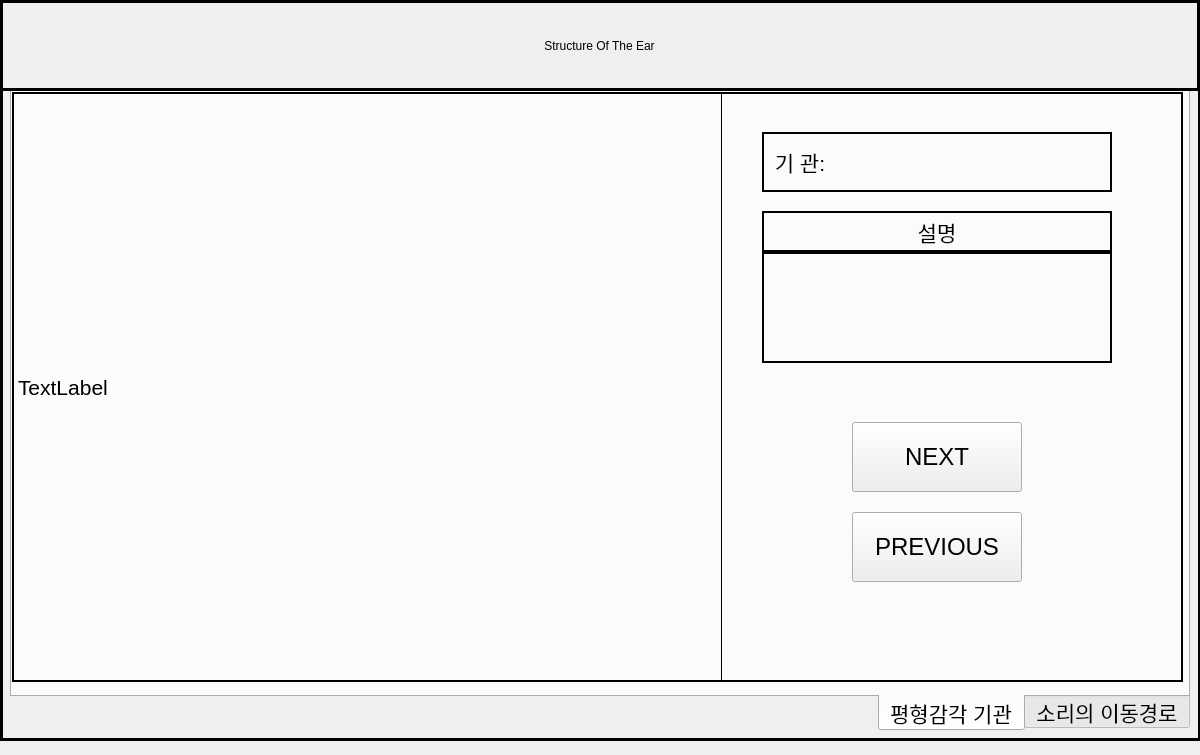
<?xml version="1.0" encoding="UTF-8"?>
<ui version="4.0">
 <class>Dialog</class>
 <widget class="QDialog" name="Dialog">
  <property name="geometry">
   <rect>
    <x>0</x>
    <y>0</y>
    <width>1200</width>
    <height>755</height>
   </rect>
  </property>
  <property name="windowTitle">
   <string>Dialog</string>
  </property>
  <widget class="QFrame" name="MainFrame">
   <property name="geometry">
    <rect>
     <x>0</x>
     <y>0</y>
     <width>1201</width>
     <height>741</height>
    </rect>
   </property>
   <property name="frameShape">
    <enum>QFrame::Box</enum>
   </property>
   <property name="frameShadow">
    <enum>QFrame::Plain</enum>
   </property>
   <property name="lineWidth">
    <number>3</number>
   </property>
   <widget class="QLabel" name="TitleLabel">
    <property name="geometry">
     <rect>
      <x>-1</x>
      <y>0</y>
      <width>1201</width>
      <height>91</height>
     </rect>
    </property>
    <property name="styleSheet">
     <string notr="true">font: 40pt &quot;Ink Free&quot;;
</string>
    </property>
    <property name="frameShape">
     <enum>QFrame::Box</enum>
    </property>
    <property name="lineWidth">
     <number>3</number>
    </property>
    <property name="text">
     <string>Structure Of The Ear</string>
    </property>
    <property name="alignment">
     <set>Qt::AlignCenter</set>
    </property>
   </widget>
   <widget class="QTabWidget" name="tabWidget">
    <property name="geometry">
     <rect>
      <x>10</x>
      <y>90</y>
      <width>1180</width>
      <height>641</height>
     </rect>
    </property>
    <property name="font">
     <font>
      <family>Arial</family>
      <pointsize>16</pointsize>
      <stylestrategy>PreferAntialias</stylestrategy>
     </font>
    </property>
    <property name="toolTip">
     <string>&lt;html&gt;&lt;head/&gt;&lt;body&gt;&lt;p&gt;&lt;span style=&quot; font-size:18pt;&quot;&gt;소리의 이동경로&lt;/span&gt;&lt;/p&gt;&lt;/body&gt;&lt;/html&gt;</string>
    </property>
    <property name="layoutDirection">
     <enum>Qt::RightToLeft</enum>
    </property>
    <property name="tabPosition">
     <enum>QTabWidget::South</enum>
    </property>
    <property name="currentIndex">
     <number>1</number>
    </property>
    <property name="elideMode">
     <enum>Qt::ElideLeft</enum>
    </property>
    <widget class="QWidget" name="tab">
     <attribute name="title">
      <string>소리의 이동경로</string>
     </attribute>
     <widget class="QFrame" name="SubFrame_1">
      <property name="geometry">
       <rect>
        <x>0</x>
        <y>0</y>
        <width>1171</width>
        <height>591</height>
       </rect>
      </property>
      <property name="frameShape">
       <enum>QFrame::Box</enum>
      </property>
      <property name="frameShadow">
       <enum>QFrame::Plain</enum>
      </property>
      <property name="lineWidth">
       <number>2</number>
      </property>
      <widget class="QLabel" name="EarLabel_1">
       <property name="geometry">
        <rect>
         <x>0</x>
         <y>-10</y>
         <width>710</width>
         <height>611</height>
        </rect>
       </property>
       <property name="frameShape">
        <enum>QFrame::Box</enum>
       </property>
       <property name="text">
        <string>TextLabel</string>
       </property>
      </widget>
      <widget class="QLabel" name="OrganLabel_1">
       <property name="geometry">
        <rect>
         <x>750</x>
         <y>40</y>
         <width>350</width>
         <height>60</height>
        </rect>
       </property>
       <property name="styleSheet">
        <string notr="true">font: 22pt &quot;Segoe Print&quot;;</string>
       </property>
       <property name="frameShape">
        <enum>QFrame::Box</enum>
       </property>
       <property name="lineWidth">
        <number>2</number>
       </property>
       <property name="midLineWidth">
        <number>0</number>
       </property>
       <property name="text">
        <string> 기 관:  </string>
       </property>
       <property name="alignment">
        <set>Qt::AlignLeading|Qt::AlignLeft|Qt::AlignVCenter</set>
       </property>
      </widget>
      <widget class="QLabel" name="ExplainLabel_1">
       <property name="geometry">
        <rect>
         <x>750</x>
         <y>160</y>
         <width>350</width>
         <height>111</height>
        </rect>
       </property>
       <property name="font">
        <font>
         <family>Agency FB</family>
         <pointsize>18</pointsize>
        </font>
       </property>
       <property name="frameShape">
        <enum>QFrame::Box</enum>
       </property>
       <property name="lineWidth">
        <number>2</number>
       </property>
       <property name="text">
        <string/>
       </property>
       <property name="alignment">
        <set>Qt::AlignCenter</set>
       </property>
      </widget>
      <widget class="QPushButton" name="NextBtn_1">
       <property name="geometry">
        <rect>
         <x>840</x>
         <y>330</y>
         <width>170</width>
         <height>70</height>
        </rect>
       </property>
       <property name="font">
        <font>
         <pointsize>18</pointsize>
        </font>
       </property>
       <property name="text">
        <string>NEXT</string>
       </property>
      </widget>
      <widget class="QPushButton" name="PreviousBtn_1">
       <property name="geometry">
        <rect>
         <x>840</x>
         <y>420</y>
         <width>170</width>
         <height>70</height>
        </rect>
       </property>
       <property name="font">
        <font>
         <pointsize>18</pointsize>
        </font>
       </property>
       <property name="text">
        <string>PREVIOUS</string>
       </property>
      </widget>
      <widget class="QLabel" name="OrganLabel_title">
       <property name="geometry">
        <rect>
         <x>750</x>
         <y>119</y>
         <width>350</width>
         <height>41</height>
        </rect>
       </property>
       <property name="styleSheet">
        <string notr="true">font: 18pt &quot;Segoe Print&quot;;</string>
       </property>
       <property name="frameShape">
        <enum>QFrame::Box</enum>
       </property>
       <property name="lineWidth">
        <number>2</number>
       </property>
       <property name="midLineWidth">
        <number>0</number>
       </property>
       <property name="text">
        <string>설명</string>
       </property>
       <property name="alignment">
        <set>Qt::AlignCenter</set>
       </property>
      </widget>
     </widget>
    </widget>
    <widget class="QWidget" name="AnotherTab">
     <attribute name="title">
      <string>평형감각 기관</string>
     </attribute>
     <widget class="QFrame" name="SubFrame_2">
      <property name="geometry">
       <rect>
        <x>0</x>
        <y>0</y>
        <width>1171</width>
        <height>590</height>
       </rect>
      </property>
      <property name="frameShape">
       <enum>QFrame::Box</enum>
      </property>
      <property name="frameShadow">
       <enum>QFrame::Plain</enum>
      </property>
      <property name="lineWidth">
       <number>2</number>
      </property>
      <widget class="QLabel" name="EarLabel_2">
       <property name="geometry">
        <rect>
         <x>0</x>
         <y>-10</y>
         <width>710</width>
         <height>611</height>
        </rect>
       </property>
       <property name="frameShape">
        <enum>QFrame::Box</enum>
       </property>
       <property name="text">
        <string>TextLabel</string>
       </property>
      </widget>
      <widget class="QLabel" name="OrganLabel_2">
       <property name="geometry">
        <rect>
         <x>750</x>
         <y>40</y>
         <width>350</width>
         <height>60</height>
        </rect>
       </property>
       <property name="styleSheet">
        <string notr="true">font: 22pt &quot;Segoe Print&quot;;</string>
       </property>
       <property name="frameShape">
        <enum>QFrame::Box</enum>
       </property>
       <property name="lineWidth">
        <number>2</number>
       </property>
       <property name="midLineWidth">
        <number>0</number>
       </property>
       <property name="text">
        <string> 기 관:  </string>
       </property>
       <property name="alignment">
        <set>Qt::AlignLeading|Qt::AlignLeft|Qt::AlignVCenter</set>
       </property>
      </widget>
      <widget class="QLabel" name="ExplainLabel_2">
       <property name="geometry">
        <rect>
         <x>750</x>
         <y>160</y>
         <width>350</width>
         <height>111</height>
        </rect>
       </property>
       <property name="font">
        <font>
         <family>Agency FB</family>
         <pointsize>18</pointsize>
        </font>
       </property>
       <property name="frameShape">
        <enum>QFrame::Box</enum>
       </property>
       <property name="lineWidth">
        <number>2</number>
       </property>
       <property name="text">
        <string/>
       </property>
       <property name="alignment">
        <set>Qt::AlignCenter</set>
       </property>
      </widget>
      <widget class="QPushButton" name="NextBtn_2">
       <property name="geometry">
        <rect>
         <x>840</x>
         <y>330</y>
         <width>170</width>
         <height>70</height>
        </rect>
       </property>
       <property name="font">
        <font>
         <pointsize>18</pointsize>
        </font>
       </property>
       <property name="text">
        <string>NEXT</string>
       </property>
      </widget>
      <widget class="QPushButton" name="PreviousBtn_2">
       <property name="geometry">
        <rect>
         <x>840</x>
         <y>420</y>
         <width>170</width>
         <height>70</height>
        </rect>
       </property>
       <property name="font">
        <font>
         <pointsize>18</pointsize>
        </font>
       </property>
       <property name="text">
        <string>PREVIOUS</string>
       </property>
      </widget>
      <widget class="QLabel" name="OrganLabel_title2">
       <property name="geometry">
        <rect>
         <x>750</x>
         <y>119</y>
         <width>350</width>
         <height>41</height>
        </rect>
       </property>
       <property name="styleSheet">
        <string notr="true">font: 18pt &quot;Segoe Print&quot;;</string>
       </property>
       <property name="frameShape">
        <enum>QFrame::Box</enum>
       </property>
       <property name="lineWidth">
        <number>2</number>
       </property>
       <property name="midLineWidth">
        <number>0</number>
       </property>
       <property name="text">
        <string>설명</string>
       </property>
       <property name="alignment">
        <set>Qt::AlignCenter</set>
       </property>
      </widget>
     </widget>
    </widget>
   </widget>
   <zorder>tabWidget</zorder>
   <zorder>TitleLabel</zorder>
  </widget>
 </widget>
 <resources/>
 <connections/>
</ui>
